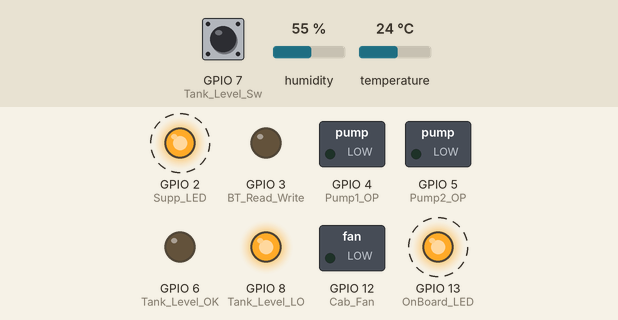
A sketch run on a simulated ESP32-S3. On the bench: switched loads named in the sketch (green lamp = pin HIGH), output pins drawn as LEDs (lit = HIGH). Dashed ring = blinking. The inputs (shaded band) are chosen by the test bench; at power-on: GPIO 7 (Tank_Level_Sw) LOW, humidity 55 %, temperature 24 °C. EEPROM starts erased.

Above: at 5.8 s.
5.9 s: GPIO 7 (Tank_Level_Sw) pulled HIGH for 3.2 s
At 9.8 s:
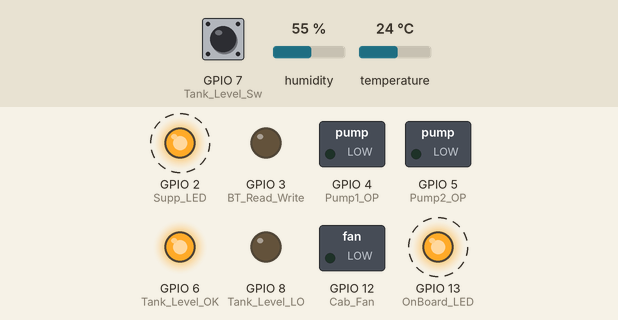
At 61.25 s:
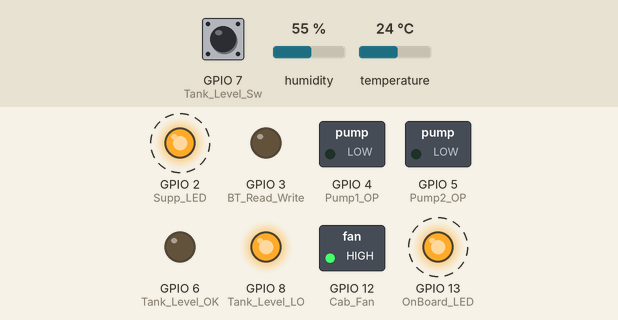
Timing chart, 0 to 61.5 s (numbered marks = the images above; inputs shaded):
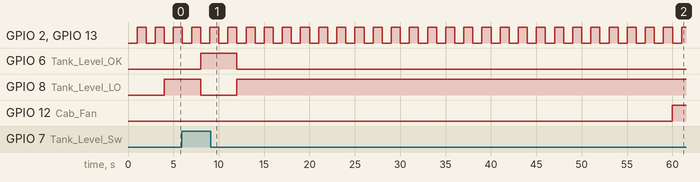

Measured:
- after the input at 5.9 s, GPIO 6 (Tank_Level_OK): LOW → HIGH after 2.1 s, → LOW 4.0 s later; GPIO 8 (Tank_Level_LO): HIGH → LOW after 2.1 s, → HIGH 4.0 s later
- by itself, GPIO 2 (Supp_LED), GPIO 13 (OnBoard_LED): alternates HIGH for 1.0 s and LOW for 1.0 s

The sketch:

Smart_Irrigator_2_0_16_5_2021.ino
```cpp
                                   //SMART IRRIGATOR FOR TWO WATER CIRCUITS
//PROGRAMMING STARTED ON 1/2/2021
//USES ARDUINO UNO WITH HC-06 AND DHT 22 SENSOR
//USER TICKER LIBRARY FOR THREADING
//LOGIC FOR RELAY BOARD CHANGED TO ACTIVE LOW

//CHANGES ON 11/4/2021
//CONTER CYCLE TIME CHANGED TO MINUTES
//THE CYCLE TIME TO BE ENTERED IN DAYS
//REMOVED THE SERIAL OUT PROGRAM WHICH WAS FOR TESTING ONLY
//CHANGED THE PUMP -OUTPUT LOGIC TO HIGH ACTIVE
//CHANGED ALL PUMP WAITING VRAIBLES TO LONG
//ONBOARD LED 13 ADDED FOR SUPERVISORY CIRCUIT
//CHANGES ON 9/5/2021
//MODIFIED THE BT SERIAL SIGNAL TO GET 11 BYTES.
//WORKING OK
//CHANGED THE CABINET TEMPERATURE SEQUENCE TO RUN 1 MIN EVERY 60 MINS OR WHEN TEMP IS HIGH


//LIBRARY ICLUSIONS
#include<EEPROM.h>
#include<SD.h>
#include <SoftwareSerial.h>
#include "DHT.h"
#include <Ticker.h>

//Pin Definition
#define DHTTYPE DHT22
#define Supp_LED 2
#define BT_Read_Write 3
#define Pump1_OP 4
#define Pump2_OP 5
#define Tank_Level_OK 6
#define Tank_Level_Sw 7
#define Tank_Level_LO 8
#define BT_RX 9
#define BT_TX 10
#define DHT22_Pin 11
#define Cab_Fan 12
#define OnBoard_LED 13

//SUB ROUTINE DEFINITIONS
void Super_LED();
void Time_Check();
void Pump_Out();
void Pump1_Off();
void Pump2_Off();
void Temp_Hum_Read();
void BT_Send();
void BT_Read();
void Pump1_Off_Man();
void Pump2_Off_Man();
void Check_Level();
void Read_Control_Cab_Temp();

//EEPROM Values
byte Water_Level_Ok;
long Pump1_CycleTime;
long Pump1_WaterTime;
long Pump2_CycleTime;
long Pump2_WaterTime;
byte Pump1_Water_Time_Man;
byte Pump2_Water_Time_Man;

//FOR BT READ
long BT_Read_In1;
long BT_Read_In2;
long BT_Read_In3;
long BT_Read_In4;
long BT_Read_In5;
long Previous_BT_Data;
long Present_BT_Data;
int BT_Data1;
int BT_Data2;
int BT_Data3;
int BT_Data4;
int BT_Data5;
int BT_Data6;
int BT_Data7;
int BT_Data8;
int BT_Data9;
int BT_Data10;
int BT_Data11;

byte BT_Counter;

//VARIABLES FOR COUNTERS PUMP AND LEVELS
long Counter1, Counter2;
bool Pump1_On, Pump2_On;
long LED_Counter;
byte Level_Ok;
int Temp_C;
int Hum;
float Cabinet_Temp;
int Cab_Temp;
byte Cabinet_Count;

//CLASS DEFINITION FOR SOFTWARE SERIAL AND DTH22
SoftwareSerial BT(BT_TX,BT_RX);
DHT Temp_Hum(DHT22_Pin, DHTTYPE);

//ENABLING TICKER SUB ROUTINES
Ticker SUPLED(Super_LED, 1000);
Ticker COUNTER_MAIN(Time_Check, 60000);
Ticker PUMP_CONTROL(Pump_Out, 500);
Ticker PUMP1_OFF(Pump1_Off,Pump1_WaterTime*1000);
Ticker PUMP2_OFF(Pump2_Off, Pump2_WaterTime*1000);
Ticker TEMP_HUM(Temp_Hum_Read, 3000);
Ticker BT_SEND(BT_Send, 1000);
Ticker BT_GET(BT_Read,2500);
Ticker PUMP1_OFF_MAN(Pump1_Off_Man,Pump1_Water_Time_Man*1000);
Ticker PUMP2_OFF_MAN(Pump2_Off_Man,Pump2_Water_Time_Man*1000);
Ticker TANK_LEVEL(Check_Level,4000);
Ticker CABINET_T(Read_Control_Cab_Temp,60000);

//SETUP LOOP
void setup()
{
 //BEGIN THE DTH 22
 Temp_Hum.begin();

 //PIN MODE SETTING
 pinMode(Pump1_OP, OUTPUT);
 pinMode(Pump2_OP, OUTPUT);
 pinMode(Tank_Level_Sw, INPUT);
 pinMode(Supp_LED, OUTPUT);
 pinMode(Tank_Level_OK, OUTPUT);
 pinMode(Tank_Level_LO, OUTPUT);
 pinMode(BT_Read_Write,OUTPUT);
 pinMode(OnBoard_LED,OUTPUT);
 digitalWrite(Pump1_OP, LOW);
 digitalWrite(Pump2_OP, LOW);
 pinMode(Cab_Fan,OUTPUT

 );

 //READING EEPROM VALUE
 Pump1_CycleTime = EEPROM.read(1);
 Pump1_WaterTime = EEPROM.read(2);
 Pump2_CycleTime = EEPROM.read(3);
 Pump2_WaterTime = EEPROM.read(4);


//INITILISING THE SOFTWARE SERIAL CLASSES
BT.begin(9600);

//START THE SERIAL OUTPUT FOR PC
Serial.begin(9600);

//START TICHER TIMERS
SUPLED.start();
COUNTER_MAIN.start();
PUMP_CONTROL.start();
TEMP_HUM.start();
BT_SEND.start();
BT_GET.start();
TANK_LEVEL.start();
CABINET_T.start();
}


//MAIN LOOP
void loop()
{
//UPDATE ALL THE TICKER LOOPS
SUPLED.update();
COUNTER_MAIN.update();
PUMP_CONTROL.update();
PUMP1_OFF.update();
PUMP2_OFF.update();
TEMP_HUM.update();
BT_SEND.update();
BT_GET.update();
PUMP1_OFF_MAN.update();
PUMP2_OFF_MAN.update();
TANK_LEVEL.update();
CABINET_T.update();


}

//SUPERVISORY LED BLINKER
void Super_LED()
{
if(digitalRead(Supp_LED) == 1)
   {
    digitalWrite(Supp_LED,LOW);
     }
 else
   {
    digitalWrite(Supp_LED,HIGH);
     }

//ONBOARD LED
if(digitalRead(OnBoard_LED) == 1)
     {
    digitalWrite(OnBoard_LED,LOW);
     }
 else
     {
    digitalWrite(OnBoard_LED,HIGH);
     }
}

//THE SENSOR INPUT IS HIGH ON LEVEL OK AND LOW ON LOW
void Check_Level()
{
  Water_Level_Ok = digitalRead(Tank_Level_Sw);
  if (Water_Level_Ok ==1)
     {
      Level_Ok =1;
      digitalWrite(Tank_Level_OK,HIGH);
      digitalWrite(Tank_Level_LO,LOW);
     }
  else
  {
      Level_Ok =0;
      digitalWrite(Tank_Level_OK,LOW);
      digitalWrite(Tank_Level_LO,HIGH);
  }
}

//START AND RUN THE ONE SECOND COUNTER
void Time_Check()
{
  Counter1=Counter1+1;
  Counter2=Counter2+1;
  if(Counter1>=345600)
    {
      Counter1=0;
    }
  if(Counter2>=345600)
    {
      Counter2=0;
    }
  if(Counter1>=(Pump1_CycleTime*1440))
    {
      Pump1_On = true;
      Counter1=0;
    }
  if(Counter2>=(Pump2_CycleTime*1440))
    {
      Pump2_On = true;
      Counter2=0;
    }
  if(Counter1>=(Pump1_CycleTime*1440) && Counter2>=(Pump2_CycleTime*1440))
    {
     Pump1_On = true;
     Pump2_On = true;
     Counter1=0;
     Counter2=0;
    }
}

//PUMP OUTPUT
void Pump_Out()
{

  if (Pump1_On == true)
     {
      if(Water_Level_Ok==1)
      {digitalWrite(Pump1_OP, HIGH);}

      Pump1_On = false;
      PUMP1_OFF.start();
       }
  if (Pump2_On == true)
     {
      if(Water_Level_Ok==1)
      {digitalWrite(Pump2_OP, HIGH);}

      Pump2_On = false;
      PUMP2_OFF.start();
      }
}

//SWITCH OFF PUMPS AFTER TIMING
void Pump1_Off()
{
digitalWrite(Pump1_OP, LOW);
PUMP1_OFF.stop();
}

//SWITCH OFF PUMP-2 AFTER TIMING
void Pump2_Off()
{
digitalWrite(Pump2_OP, LOW);
PUMP2_OFF.stop();
}


//SEND OUT BLUETOOTH SIGNALS FOR ANDROID DEVICE
void BT_Send()
{
  BT.print(Temp_C);
  BT.print(",");
  BT.print(Hum);
  BT.print(",");
  BT.print(Counter1);
  BT.print(",");
  BT.print(Counter2);
  BT.print(",");
  BT.print(Pump1_WaterTime);
  BT.print(",");
  BT.print(Pump2_WaterTime);
  BT.print(",");
  BT.print(Pump1_CycleTime);
  BT.print(",");
  BT.print(Pump2_CycleTime);
  BT.print(",");
  BT.print(digitalRead(Tank_Level_OK));
  BT.print(",");
  BT.print(digitalRead(4));
  BT.print(",");
  BT.print(digitalRead(5));
  BT.print(",");
  BT.print(Cab_Temp);
}

//TEMPERATURE AND HUMIDITY FROM DTH22
void Temp_Hum_Read()
{
  Temp_C = Temp_Hum.readTemperature();
  Hum = Temp_Hum.readHumidity();
}

//READ FROM BT DEVICE FOR SETTING AND MANUAL OPERATIONS
void BT_Read()
{
Present_BT_Data=BT.available();
//READ AND FLUSH THE INPUT BUFFER
    while(BT.available() > 0)
      {
    BT_Data1 = BT.read();
    BT_Data2 = BT.read();
    BT_Data3 = BT.read();
    BT_Data4 = BT.read();
    BT_Data5 = BT.read();
    BT_Data6 = BT.read();
    BT_Data7 = BT.read();
    BT_Data8 = BT.read();
    BT_Data9 = BT.read();
    BT_Data10 = BT.read();
    BT_Data11= BT.read();

      }

if (Present_BT_Data-Previous_BT_Data==11)
    {
    digitalWrite(BT_Read_Write,1);
    BT_Read_In1=(BT_Data1-48);
    BT_Read_In2=(BT_Data2-48)*100+(BT_Data3-48)*10+(BT_Data4-48);
    BT_Read_In3=(BT_Data5-48)*10+(BT_Data6-48);
    BT_Read_In4=(BT_Data7-48)*100+(BT_Data8-48)*10+(BT_Data9-48);
    BT_Read_In5=(BT_Data10-48)*10+(BT_Data11-48);

    }
//FOR DTA SETTING SEQUENCE
if(BT_Read_In1==1)
       {
      Pump1_CycleTime= BT_Read_In2;
      Pump1_WaterTime= BT_Read_In3;
      Pump2_CycleTime= BT_Read_In4;
      Pump2_WaterTime= BT_Read_In5;
      //WRITE EEPROM
    EEPROM.write(1,Pump1_CycleTime);
    EEPROM.write(2,Pump1_WaterTime);
    EEPROM.write(3,Pump2_CycleTime);
    EEPROM.write(4, Pump2_WaterTime);
    PUMP1_OFF.interval(Pump1_WaterTime*1000);
    PUMP2_OFF.interval(Pump2_WaterTime*1000);
    Counter1=0;
    Counter2=0;
       }
//FOR MANUAL CONTROLS
if(BT_Read_In1==2)
       {
       PUMP1_OFF_MAN.interval(BT_Read_In3*1000);
       PUMP1_OFF_MAN.start();
       if(Water_Level_Ok==1)
       {digitalWrite(Pump1_OP, HIGH);}

       PUMP2_OFF_MAN.interval(BT_Read_In5*1000);
       PUMP2_OFF_MAN.start();
       if(Water_Level_Ok==1)
       {digitalWrite(Pump2_OP, HIGH);}
        }
BT_Read_In1=0;
digitalWrite(BT_Read_Write,LOW);
Previous_BT_Data=Present_BT_Data;
Present_BT_Data=0;
 }

//MANUAL PUMP-1 OFF CONTROL
void Pump1_Off_Man()
{
digitalWrite(Pump1_OP, LOW);
PUMP1_OFF_MAN.stop();
}


//MANUAL PUMP-2 OFF CONTROL
void Pump2_Off_Man()
{
digitalWrite(Pump2_OP, LOW);
PUMP2_OFF_MAN.stop();
}

//CABINET FAN CONTROL
void Read_Control_Cab_Temp()
{
Cabinet_Count=Cabinet_Count+1;
if (Cabinet_Count>=254){Cabinet_Count=0;}

//COUNTER BASED CABINET COOLING FAN RUN
if (Cabinet_Count==60)
{
digitalWrite(Cab_Fan,HIGH);
}

if (Cabinet_Count==61)
{
digitalWrite(Cab_Fan,LOW);
Cabinet_Count=0;
}


//TEMPERATURE CONTROLLED CABINET TEMPERATURE
Cabinet_Temp=(analogRead(A0)/1023.0)*500;
Cab_Temp=Cabinet_Temp;
if (Cabinet_Temp>=39.0)
 {
  digitalWrite(Cab_Fan,HIGH);
 }

if (Cabinet_Temp<=25.0)
  {
  digitalWrite(Cab_Fan,LOW);
  }

}
```
